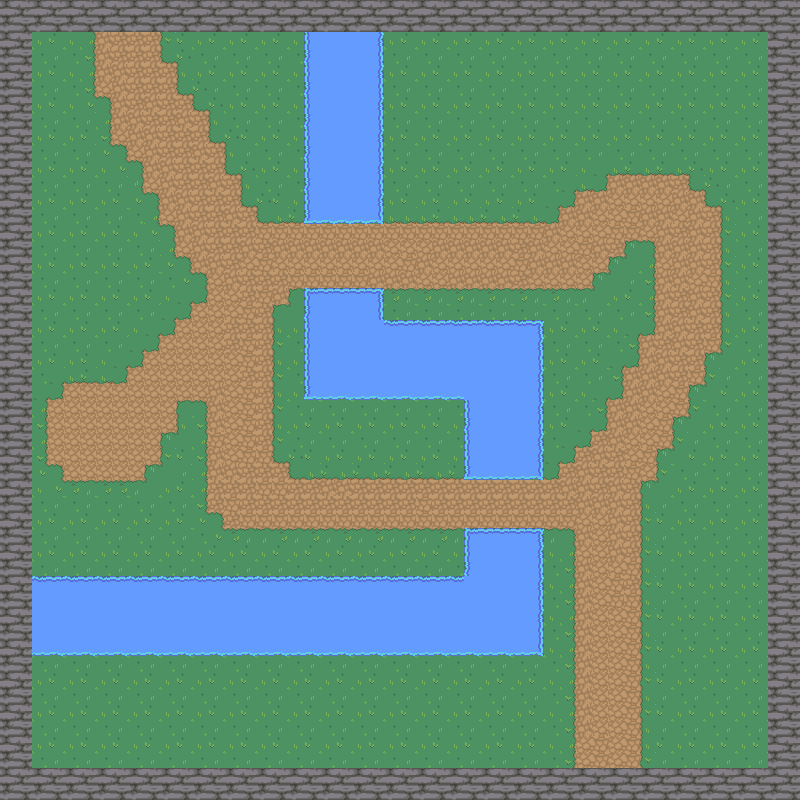

A 2D game scene composited from a Tiled map and its tileset images. What follows is a short description and the map's XML, with each tile layer's data collapsed to a summary:
An orthogonal 50x50 tile map with 16x16 px tiles, 4 tile layers (background, walls, water, path).

<map version="1.5" tiledversion="1.7.2" orientation="orthogonal" renderorder="right-down" width="50" height="50" tilewidth="16" tileheight="16" infinite="0" nextlayerid="5" nextobjectid="1">
 <tileset firstgid="1" source="nature.tsx" />
 <layer id="1" name="background" width="50" height="50">
  <data>[2500 cells, 2500 non-empty, 4 distinct tile ids]</data>
 </layer>
 <layer id="2" name="walls" width="50" height="50">
  <data>[2500 cells, 384 non-empty, 4 distinct tile ids]</data>
 </layer>
 <layer id="3" name="water" width="50" height="50">
  <data>[2500 cells, 380 non-empty, 24 distinct tile ids]</data>
 </layer>
 <layer id="4" name="path" width="50" height="50">
  <data>[2500 cells, 766 non-empty, 25 distinct tile ids]</data>
 </layer>
</map>
